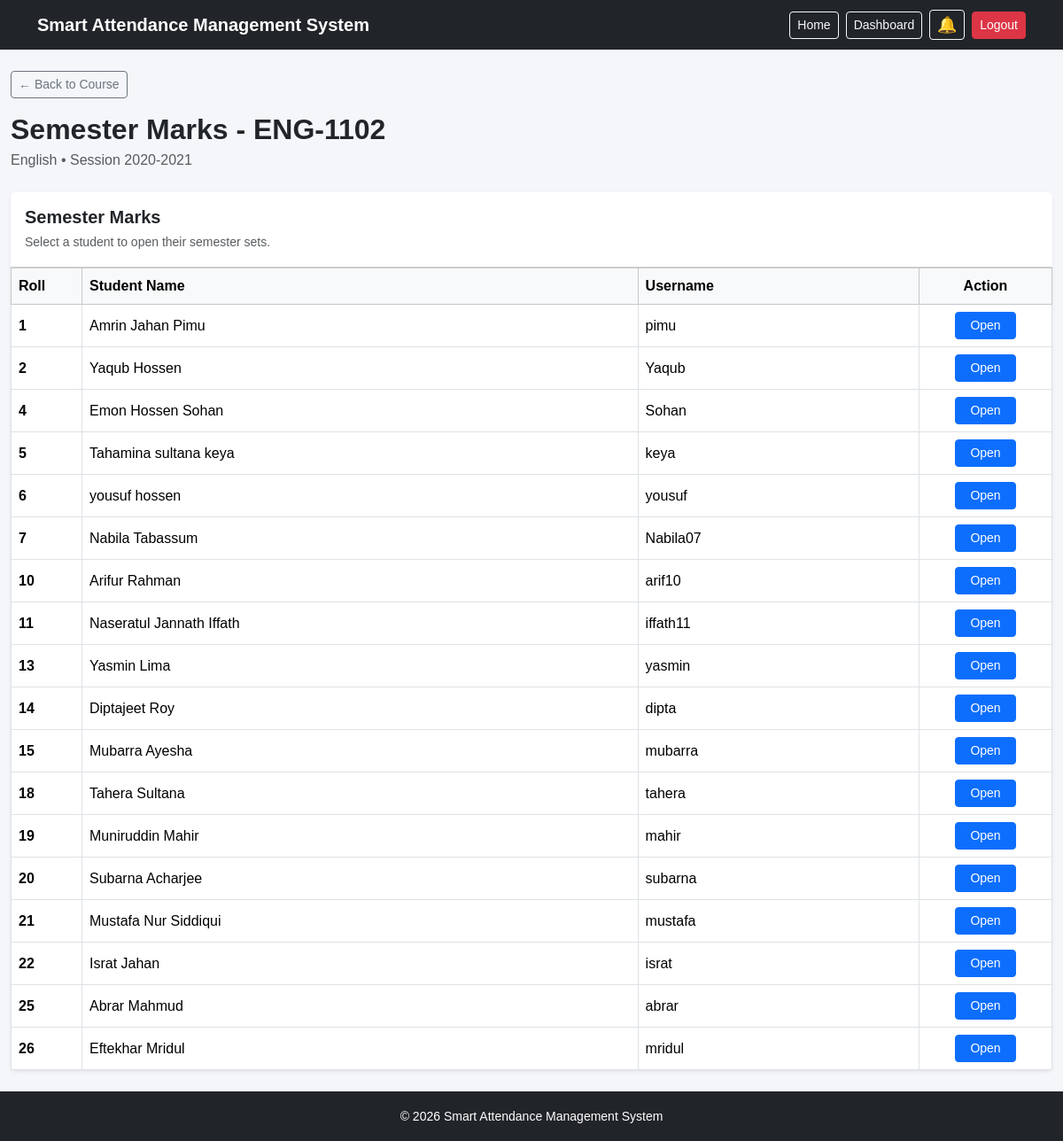
The app's page /teacher/course/4/semester-set-marks/ (signed in) with its own data.
### core/models.py (models this page shows, shortened)
class Course(models.Model):
    YEAR_CHOICES = (
        ("1st", "1st Year"),
        ("2nd", "2nd Year"),
        ("3rd", "3rd Year"),
        ("4th", "4th Year"),
    )
    SEMESTER_CHOICES = (
        ("1st", "1st Semester"),
        ("2nd", "2nd Semester"),
    )
    course_code = models.CharField(
        max_length=20
    )
    course_name = models.CharField(
        max_length=200
    )
    year = models.CharField(
        max_length=10,
        choices=YEAR_CHOICES,
        null=True,
        blank=True,
    )
    semester = models.CharField(
        max_length=10,
        choices=SEMESTER_CHOICES,
        null=True,
        blank=True,
    )
    credit = models.DecimalField(
        max_digits=3,
        decimal_places=1
    )
    session = models.ForeignKey(
        "Session",
        on_delete=models.CASCADE,
        related_name="courses"
    )
    teacher = models.ForeignKey(
        User,
        on_delete=models.SET_NULL,
        null=True,
        blank=True,
        related_name="teaching_courses"
    )
    created_at = models.DateTimeField(
        auto_now_add=True
    )
    class Meta:
        constraints = [
            models.UniqueConstraint(
                fields=["session", "course_code"],
                name="unique_course_code_per_session"
            )
        ]

class Session(models.Model):
    year = models.CharField(
        max_length=20
    )
    is_graduated= models.BooleanField(
        default = False
    )
    created_at = models.DateTimeField(
        auto_now_add=True
    )

class User(AbstractUser):
    GENDER_CHOICES =(
        ("male",'Male'),
        ('female','Female'),
        ('other','Other'),
    )
    ROLE_CHOICES =(
        ('admin','Admin'),
        ('teacher','Teacher'),
        ('student','Student'),
    )
    session = models.ForeignKey(
    "Session",
    on_delete=models.SET_NULL,
    null=True,
    blank=True,
    related_name="students"
)
    roll = models.PositiveIntegerField(
        null=True,
        blank=True
    )
    face_image = models.ImageField(
    upload_to="student_faces/",
    blank=True,
    null=True
)
    position = models.ForeignKey(
        "Position",
        on_delete=models.SET_NULL,
        null = True,
        blank=True,
        related_name="teachers"
    )
    email = models.EmailField(
        unique=True
    )
    gender = models.CharField(
        max_length=10,
        choices=GENDER_CHOICES,
        blank=True,
        null=True
    )
    date_of_birth = models.DateField(
        blank=True,
        null = True
    )
    address = models.TextField(
        blank=True,
        null = True
    )
    role = models.CharField(
        max_length=20,
        choices=ROLE_CHOICES,
        default='student'
    )
    profile_image = models.ImageField(
        upload_to="student_profiles/",
        blank=True,
        null=True
    )
    USERNAME_FIELD = 'email'
    REQUIRED_FIELDS=["username"]

### core/views.py (the view)
@login_required
def teacher_semester_set_marks(request, course_id):
    course = get_object_or_404(
        Course,
        id=course_id
    )
    pattern = SemesterQuestionPattern.objects.filter(
        course=course
    ).first()
    students = User.objects.filter(
        role="student",
        session=course.session
    ).order_by(
        "roll",
        "first_name",
        "last_name",
        "email"
    )
    return render(
        request,
        "core/teacher_semester_set_marks.html",
        {
            "course": course,
            "pattern": pattern,
            "students": students,
        }
    )

### core/context_processors.py (called while the page is built)
def notifications(request):
    unread_notifications_count = 0
    if request.user.is_authenticated and request.user.role in ["teacher", "student"]:
        unread_notifications_count = Notification.objects.filter(
            recipient=request.user,
            is_read=False
        ).count()
    return {
        "unread_notifications_count": unread_notifications_count
    }

### core/templates/core/teacher_semester_set_marks.html (shortened to what this page needs)
{% extends "index.html" %}
{% block content %}
<div class="container-fluid py-4">
    <div class="mb-4">
        <a href="{% url 'teacher_course_detail' course.id %}" class="btn btn-sm btn-outline-secondary mb-3">
            ← Back to Course
        </a>
        <h2 class="fw-bold mb-1">Semester Marks - {{ course.course_code }}</h2>
        <p class="text-muted mb-0">
            {{ course.course_name }} • Session {{ course.session.year }}
        </p>
    </div>
    {% if not pattern %}
        <div class="card border-0 shadow-sm">
            <div class="card-body text-center py-5">
                <div class="fs-1 mb-3">📋</div>
                <h5 class="fw-bold">No Semester Pattern Found</h5>
                <p class="text-muted mb-3">Create a semester question pattern and sets before entering marks.</p>
                <a href="{% url 'teacher_course_detail' course.id %}" class="btn btn-secondary">Back to Course</a>
            </div>
        </div>
    {% else %}
        <div class="card border-0 shadow-sm">
            <div class="card-header bg-white py-3">
                <h5 class="fw-bold mb-1">Semester Marks</h5>
                <small class="text-muted">Select a student to open their semester sets.</small>
            </div>
            <div class="card-body p-0">
                <div class="table-responsive">
                    <table class="table table-bordered table-hover align-middle mb-0">
                        <thead class="table-light">
                            <tr>
                                <th style="width: 80px;">Roll</th>
                                <th>Student Name</th>
                                <th>Username</th>
                                <th style="width: 150px;" class="text-center">Action</th>
                            </tr>
                        </thead>
                        <tbody>
                            {% for student in students %}
                                <tr>
                                    <td><strong>{{ student.roll|default:"-" }}</strong></td>
                                    <td>{{ student.get_full_name|default:student.username }}</td>
                                    <td>{{ student.username }}</td>
                                    <td class="text-center">
                                        <a href="{% url 'teacher_semester_student_sets' course.id student.id %}" class="btn btn-primary btn-sm px-3">
                                            Open
                                        </a>
                                    </td>
                                </tr>
                            {% empty %}
                                <tr>
                                    <td colspan="4" class="text-center text-muted py-5">No students found for this course session.</td>
                                </tr>
                            {% endfor %}
                        </tbody>
                    </table>
                </div>
            </div>
        </div>
    {% endif %}
</div>
{% endblock %}

### core/templates/index.html (style rules this page uses)
html, body { height: 100%; }
body { margin: 0; background-color: #f5f6fa; font-family: Arial, sans-serif; }

### records on screen
Course: course_code "ENG-1102", course_name "English", session.year "2020-2021"
User: roll "1", get_full_name "Amrin Jahan Pimu", username "pimu"
User: roll "2", get_full_name "Yaqub Hossen", username "Yaqub"
User: roll "4", get_full_name "Emon Hossen Sohan", username "Sohan"
User: roll "5", get_full_name "Tahamina sultana keya", username "keya"
User: roll "6", get_full_name "yousuf hossen", username "yousuf"
User: roll "7", get_full_name "Nabila Tabassum", username "Nabila07"
User: roll "10", get_full_name "Arifur Rahman", username "arif10"
User: roll "11", get_full_name "Naseratul Jannath Iffath", username "iffath11"
User: roll "13", get_full_name "Yasmin Lima", username "yasmin"
User: roll "14", get_full_name "Diptajeet Roy", username "dipta"
User: roll "15", get_full_name "Mubarra Ayesha", username "mubarra"
User: roll "18", get_full_name "Tahera Sultana", username "tahera"
User: roll "19", get_full_name "Muniruddin Mahir", username "mahir"
User: roll "20", get_full_name "Subarna Acharjee", username "subarna"
User: roll "21", get_full_name "Mustafa Nur Siddiqui", username "mustafa"
User: roll "22", get_full_name "Israt Jahan", username "israt"
User: roll "25", get_full_name "Abrar Mahmud", username "abrar"
User: roll "26", get_full_name "Eftekhar Mridul", username "mridul"
